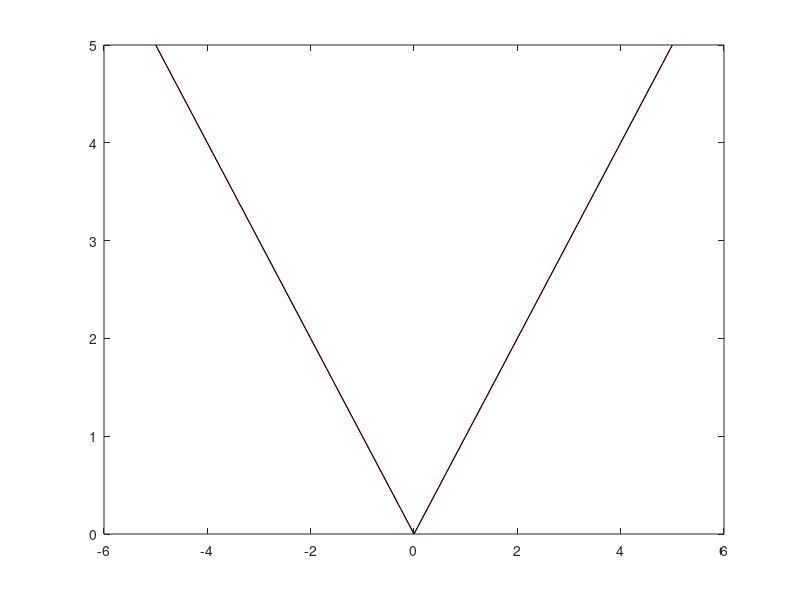

The MATLAB script that drew this image:
function InterpolaceLagrangeova_abs()

N = 100;
 

for n=1:N
    x = -5:(10/n):5;
    
    f = abs(x);
    
    xx = -5:0.1:5;
    fn = xx; fn(:) = 0;
    for j=0:n
        Lj = xx; Lj(:) = 1;
        for k=0:n
            if j==k
                continue;
            end
            Lj = Lj .* ((xx-x(k+1)))./(x(j+1)-x(k+1));
        end
        fn = fn + f(j+1)*Lj;
    end
    n
    plot(xx,fn,'r',xx,abs(xx),'k')
    pause
end